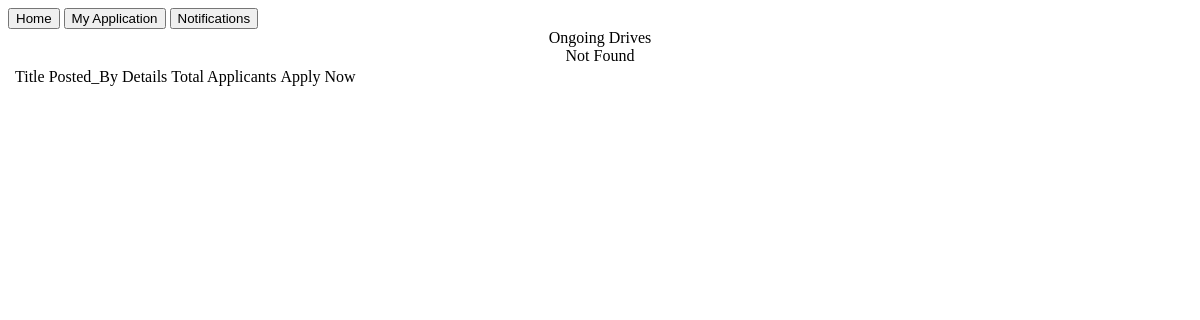
/student/dash/drive/1, run on an earlier commit of the app's database.
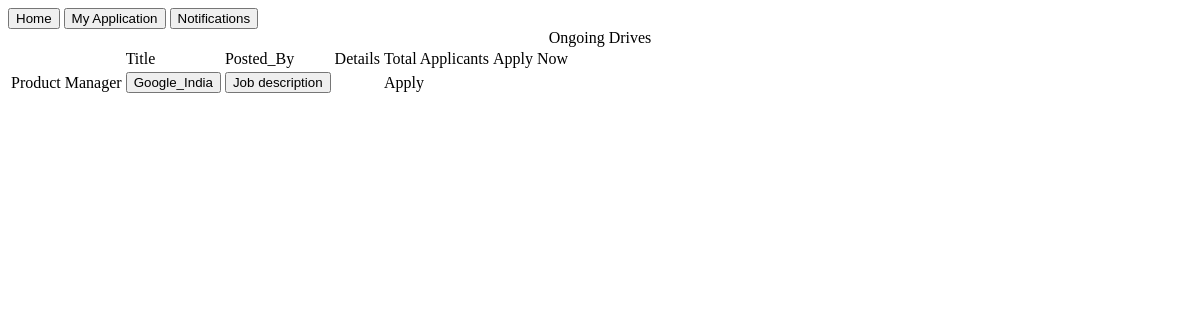
And on a later commit of the database.
### model.py (models this page shows)
class Drive(database.Model):
    __tablename__ = 'Drive'
    drive_id = database.Column(database.Integer, primary_key=True)
    drive_name = database.Column(database.String, unique=True)
    skill= database.Column(
        database.String, unique=False)
    typeof=database.Column(
        database.String, unique=False)
    location=database.Column(
        database.String, unique=False)
    role=database.Column(
        database.String, unique=False)
    perk=database.Column(database.String, default="Not Applicable")
    policy=database.Column(database.String, default="Not Applicable")
    eligibility = database.Column(database.String)
    experience = database.Column(database.String)
    application = database.Relationship(
        'Application', lazy='dynamic', backref='Drive', cascade='all,delete-orphan')
    company = database.Column(
        database.Integer, database.ForeignKey(Company.company_id), unique=False)
    status= database.Column(database.String, default="pending")

class Company(database.Model):
    __tablename__ = 'Company'
    company_id = database.Column(database.Integer, primary_key=True)
    User_id = database.Column(
        database.Integer, database.ForeignKey(User.user_id), unique=False)
    Name = database.Column(database.String, unique=True)
    Location = database.Column(database.String, unique=False)
    about = database.Column(database.String, unique=True)
    website = database.Column(database.String, unique=True)
    drives = database.Relationship('Drive', lazy='dynamic', backref='Company', cascade='all,delete-orphan')
    status = database.Column(database.String, default="pending")
    contact = database.Column(database.Integer, unique=True)

### student.py (the view)
@stu.route('/student/dash/drive/<int:idi>',methods=['GET','POST'])
def show_active(idi):
    active=get_drive_all()["active"]
    return render_template('studentXjobs.html',actives=active, idi=idi)

### templates/studentXjobs.html (shortened to what this page needs)
<!DOCTYPE html>
<html lang="en">
<head>
</head>
<body>
     <a href={{url_for('student.student',idi=idi)}}><button>Home</button></a>
    <button>My Application</button>
    <button>Notifications</button>
    <center>
        Ongoing Drives
    </center>
    <table>
        <th><td>Title</td><td>Posted_By</td><td>Details</td><td>Total Applicants</td><td>Apply Now</td></th>
        {%for job in actives%}
           <tr><td>{{job["drive_name"]}}</td><td><button class="comp">{{job["company_name"]}}</button></td><td><button>Job description</button></td><td>{{appli}}</td><td>Apply</td></tr>
        {%else%}
           <center> Not Found</center>
        {%endfor%}
    </table>
</body>
</html>

What changed in the data, as far as the page shows it:
added Drive: drive_name "Product Manager"
added Company: company_name "Google_India"
Also different on the page:
new list line: "Job description Apply"
text no longer shown: "Not Found"
